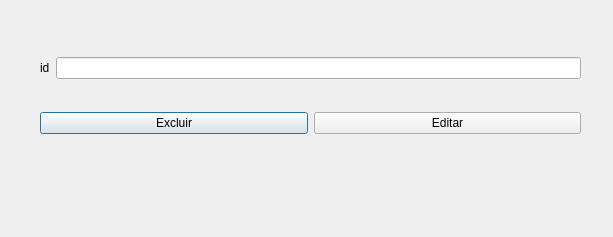
<?xml version="1.0" encoding="UTF-8"?>
<ui version="4.0">
 <class>Editar</class>
 <widget class="QDialog" name="Editar">
  <property name="geometry">
   <rect>
    <x>0</x>
    <y>0</y>
    <width>613</width>
    <height>237</height>
   </rect>
  </property>
  <property name="windowTitle">
   <string>Dialog</string>
  </property>
  <widget class="QWidget" name="">
   <property name="geometry">
    <rect>
     <x>40</x>
     <y>30</y>
     <width>541</width>
     <height>131</height>
    </rect>
   </property>
   <layout class="QVBoxLayout" name="verticalLayout">
    <item>
     <layout class="QHBoxLayout" name="horizontalLayout">
      <item>
       <widget class="QLabel" name="label">
        <property name="text">
         <string>id</string>
        </property>
       </widget>
      </item>
      <item>
       <widget class="QLineEdit" name="lineEdit"/>
      </item>
     </layout>
    </item>
    <item>
     <layout class="QHBoxLayout" name="horizontalLayout_2">
      <item>
       <widget class="QPushButton" name="pushButton">
        <property name="text">
         <string>Excluir</string>
        </property>
       </widget>
      </item>
      <item>
       <widget class="QPushButton" name="pushButton_2">
        <property name="text">
         <string>Editar</string>
        </property>
       </widget>
      </item>
     </layout>
    </item>
   </layout>
  </widget>
 </widget>
 <resources/>
 <connections/>
</ui>
